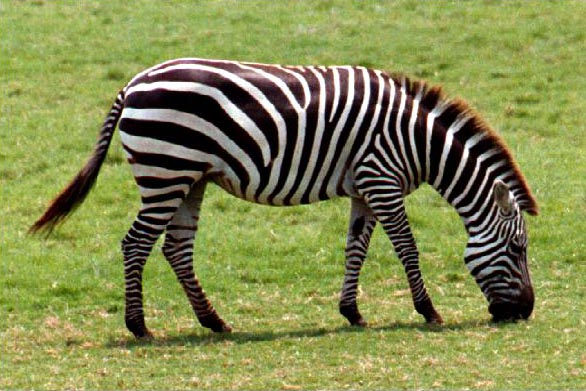
#> input picture zebra.jpg, 586 x 391 px
$ python lab5.py
#> lines starting #> are read from the running program, lines starting #| are printed output that depends on the picture; after the words box and inside, x2 and y2 are one past the last pixel; in counts of white or black regions, pixels touching at a corner belong together
import os
import cv2
import numpy as np
import matplotlib.pyplot as plt
from sklearn.mixture import GaussianMixture

# 1. Load image
BASE_DIR = os.path.dirname(os.path.abspath(__file__))
img_path = os.path.join(BASE_DIR, "zebra.jpg")

img = cv2.imread(img_path)
#> img is the input picture: shape (391, 586, 3); mean B, G, R 80.5, 138.4, 132.5
if img is None:
    raise FileNotFoundError("Image not loaded")
img = cv2.cvtColor(img, cv2.COLOR_BGR2RGB) #OpenCV loads images in BGR, Matplotlib expects RGB
h, w, c = img.shape
#> h = 391; w = 586; c = 3

# 2. Reshape image to (N, 3)
X = img.reshape(-1, 3).astype(np.float32)  #(h × w, 3)

# 3. Fit Gaussian Mixture Model
gmm = GaussianMixture(
    n_components=2,  # foreground + background
    covariance_type='full',
    random_state=42
)
gmm.fit(X)
# Predict component for each pixel
labels = gmm.predict(X)

# 4. Identify background component
# background usually occupies more pixels
unique, counts = np.unique(labels, return_counts=True)
#> unique = [0, 1]; counts = [156257, 72869]
background_label = unique[np.argmax(counts)]
#> background_label = 0

# 5. Create mask
mask = (labels != background_label).astype(np.uint8)
mask = mask.reshape(h, w)
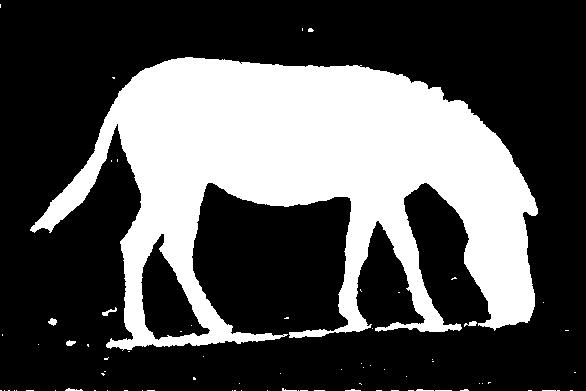
#> mask: shape (391, 586); values 0 (black) and 1 (white), 31.8% white; 76 white regions (67 under 20 px), largest, box (x1, y1, x2, y2) and area: (30, 57, 538, 351) 72335, (102, 307, 117, 316) 50, (48, 318, 57, 326) 46

# 6. Apply mask
foreground = img.copy()
foreground[mask == 0] = [0, 0, 0]   # black background
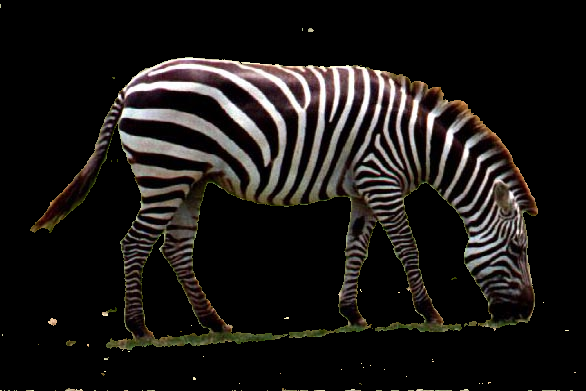
#> foreground: shape (391, 586, 3); mean R, G, B 26.4, 23.6, 21.6

# 7. Visualization
plt.figure(figsize=(12, 4))

plt.subplot(1, 3, 1)
plt.title("Original")
plt.imshow(img)
plt.axis("off")

plt.subplot(1, 3, 2)
plt.title("Foreground Mask")
plt.imshow(mask, cmap="gray")
plt.axis("off")

plt.subplot(1, 3, 3)
plt.title("Background Removed")
plt.imshow(foreground)
plt.axis("off")

plt.tight_layout()
plt.show()
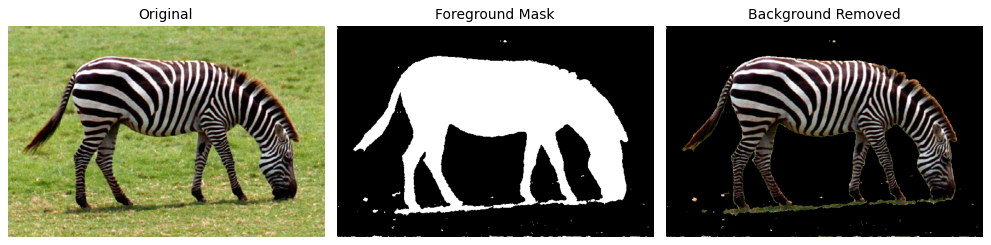
#> figure drawn by matplotlib, 3 panels
